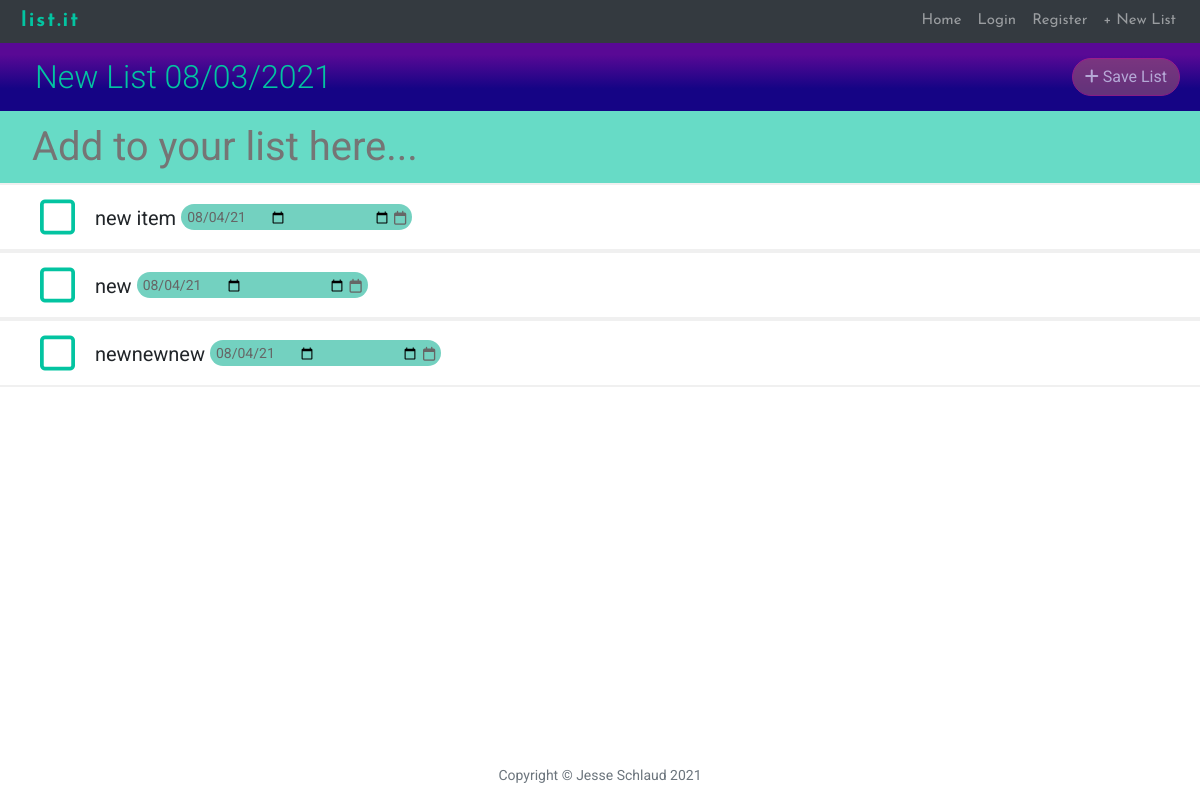
The page /83gHREtkeQ on the database its author committed.
### main.py (models this page shows)
class List(db.Model):
    __tablename__ = "lists"
    id = db.Column(db.Integer, primary_key=True)
    url_key = db.Column(db.String(250), nullable=False, unique=True)
    name = db.Column(db.String(250), nullable=False)
    items = relationship("ListItem", back_populates="parent_list")
    user = relationship("User", back_populates="lists")
    user_id = db.Column(db.Integer, db.ForeignKey("users.id"))

class ListItem(db.Model):
    __tablename__ = "items"
    id = db.Column(db.Integer, primary_key=True)
    name = db.Column(db.String(250), nullable=False)
    due_date = db.Column(db.String(250), nullable=True)
    complete = db.Column(db.Boolean)
    star = db.Column(db.Boolean)
    parent_list = relationship("List", back_populates="items")
    list_id = db.Column(db.Integer, db.ForeignKey("lists.id"))

### main.py (the view)
@app.route("/<url_key>", methods=["GET", "POST"])
def home(url_key):
    list = List.query.filter_by(url_key=url_key).first()
    return render_template("newindex.html", list=list, url_key=url_key)

### main.py (called while the page is built)
@app.context_processor
def inject_now():
    return {'current_year': datetime.date.today().strftime("%Y"),
            'current_date': datetime.date.today().strftime("%Y-%m-%d")}

### templates/newindex.html (shortened to what this page needs)
{% include 'header.html' %}
<div id="listDisplay">
    <div class="item-align">
        <div id="listName" class="item-align">
            <form action="{{ url_for('new_name', url_key=list.url_key) }}" method="post">
                <h2 data-editable class="lnameh2">{{list.name}}</h2>
            </form>
        </div>
        <div align="right">
            {% if list.user_id %}
            {% elif not current_user.is_authenticated: %}
            <span class="d-inline-block" data-toggle="popover" data-trigger="hover"
                  data-content="Please login or register to save.">
                <a class="btn btn-primary disabled list-save" href="{{ url_for('save_list', url_key=list.url_key) }}">
                    <i class="fas fa-plus"></i> Save List
                </a>
            </span>
            {% endif %}
        </div>
    </div>
</div>
<div id="newItem">
    <form name="itemform" action="{{ url_for('new_item', url_key=list.url_key) }}" method="post">
        <input class="no_border" placeholder="Add to your list here..." name="item" maxlength="40">
    </form>
</div>
<ul class="list-group" id="listItems">
    {% for item in list.items: %}
    {% if not item.complete and not item.star: %}
    <form action="{{ url_for('new_date', id=item.id, url_key=list.url_key) }}" class="date-form" method="post" autocomplete="off" id="dateForm">
        <li class="list-group-item">
            <div class="item-align">
                <div>
                    <a href="{{ url_for('complete', url_key=list.url_key, id=item.id)}}">
                            <span class="change-check">
                            <i class="far fa-square check"></i>
                            </span>
                    </a>
                    <div class="name-date">
                        <p class="item-name">{{ item.name }}</p>
                             <div class="date-border">
                                {% if not item.due_date: %}
                                <p>No due date</p>
                                {% else: %}
                                <p>{{ item.due_date }}</p>
                                {% endif %}
                                <input class="no_border tablet" id="dueDate{{ item.id }}" name="due_date_tablet"
                                       type="date" onblur="this.form.submit()"/>
                                <span class="tablet-ico">
                                    <i class="far fa-calendar"></i>
                                </span>
                            </div>
                        </div>
                </div>
            </div>
        </li>
    </form>
    {% endif %}
    {% endfor %}
</ul>
</div>
{% include 'footer.html' %}

### static/css/newstyle.css (style rules this page uses)
html, body { margin:0; padding:0; }
body { font-size: 20px; color: #212529; font-family: 'Roboto', sans-serif; }
p { line-height: 1.5; margin: 30px 0; }
h1, h2, h3, h4, h5, h6 { font-weight: 300; }
#listDisplay { color: white; position: relative; background: rgb(105,48,195); background: rgb(21,4,133); background: linear-gradient(0deg, rgba(21,4,133,1) 33%, rgba(89,9,149,1) 83%); padding: 15px 20px; }
#listDisplay form { margin-bottom:0; padding-left: 15px; }
#listDisplay h2 { margin-bottom:0; }
#newItem { padding-top: 10px; position: relative; padding: 5px 20px; background-color: rgba(3,196,161,0.60); }
#newItem input { border-top-style: hidden; border-right-style: hidden; border-left-style: hidden; border-bottom-style: hidden; background-color: transparent; width: 100% }
@media only screen and (min-width: 651px) { #newItem input { font-size: 40px; } }
#newItem form { padding-left: 10px; margin: 0; }
#listItems { margin-bottom: 80px; }
#listItems a, a:hover, a:focus, a:active { text-decoration: none; color: inherit; }
#listItems i { vertical-align: middle; }
.list-group-item { padding: .75rem 2.5rem; }
#listItems form { margin: 0; }
.item-name { display: inline; }
#listItems input { border-top-style: hidden; border-right-style: hidden; border-left-style: hidden; border-bottom-style: hidden; background-color: white; font-size: 1em; color: transparent; background-color: transparent; width: 100px; margin-top: 1px; z-index: 1; }
.name-date { margin-left: 15px; display: inline; }
.name-date p { display: inline-block; margin-top: 2px; margin-bottom: 0px; white-space: nowrap; text-overflow: ellipsis; overflow: hidden; max-width: 35ch; vertical-align: middle; }
.date-border { display: inline; border-radius: 20px; background-color: #73d1c0; color: #666666; padding: 5px 6px; font-size: .7em; height: 25px; position: relative; }
.date-border p { position: absolute; background-color: #73d1c0; z-index: 2; margin-top: 10px; }
.change-check { color: #03C4A1; }
.item-align { display: flex; justify-content: space-between; }
.date-form .list-group-item { border-style: solid none; border-color: #f0f0f0; border-width: 2px; }
.login label, h2 { color: #03C4A1; }
.btn-primary { color: #C62A88; background: transparent; border-color: #C62A88; border-radius: 20px; }
.btn-primary.disabled, .btn-primary:disabled { color: white; background-color: #914d76; border-color: #C62A88; }
@media only screen and (min-width: 651px) { .check { font-size: 2em; } }
@media only screen and (min-width: 651px) { .name-date { font-size: 1em; } }
@media only screen and (min-width: 651px) { .list-save { display: inline-block; } }

### rows shown on the page
List: name "New List 08/03/2021"
ListItem: name "new item", due_date "08/04/21"
ListItem: name "new", due_date "08/04/21"
ListItem: name "newnewnew", due_date "08/04/21"
